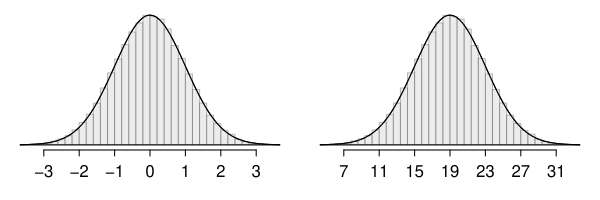

Generate this figure with R:
library(openintro)
data(COL)

set.seed(1)
x <- rnorm(100000)
hold <- hist(x,
             breaks = 50,
             plot = FALSE)

myPDF("twoSampleNormals.pdf", 6, 2,
      mfrow = c(1,2), las = 1, mar = c(2.5,1,0.5,1))

# curve 1
X <- seq(-4,4,0.01)
Y <- dnorm(X)
plot(X, Y,
     type = 'l',
     axes = FALSE,
     xlim = c(-3.4, 3.4))
axis(1, at = -3:3)
for (i in 1:length(hold$counts)) {
  rect(hold$breaks[i], 0,
       hold$breaks[i+1], hold$density[i],
       border = COL[5,4], col = COL[7,3])
}
lines(X, Y)
abline(h = 0)

# curve 2
X <- seq(3,35,0.01)
Y <- dnorm(X, 19, 4)
plot(X, Y, type = 'l', axes = F, xlim = c(5.4,32.6))
axis(1, at = 19+4*(-3:3))

for (i in 1:length(hold$counts)) {
  rect(19 + 4 * hold$breaks[i], 0,
       19 + 4 * hold$breaks[i + 1], hold$density[i] / 4,
       border = COL[5, 4], col = COL[7, 3])
}
lines(X, Y)
abline(h = 0)

dev.off()
